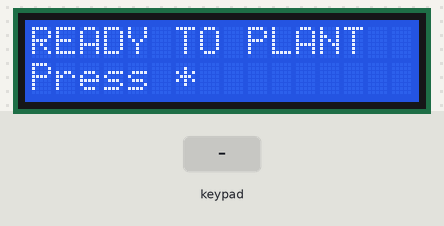
The sketch below on a simulated ESP32. Shown: 16×2 character LCD. The test bench sets the inputs (shaded band). The audio player accepts every command and is not drawn.

Above: at 1.7 s.
1.8 s: keypad keys 2 6 2 5 3 3 # pressed 0.4 s apart
At 5.6 s:
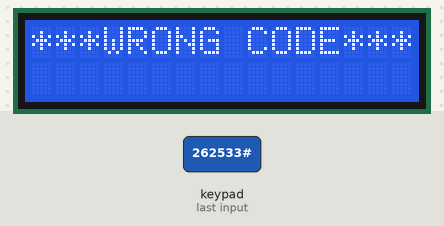
9.1 s: key '#' pressed
12.1 s: keypad keys 1 2 3 4 pressed 0.4 s apart
At 15.4 s:
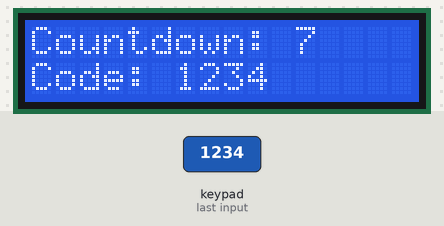
16.7 s: key '#' pressed
At 17.4 s:
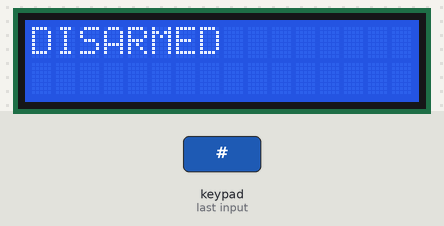
Timing chart, 0 to 19.2 s (numbered marks = the images above; inputs shaded):
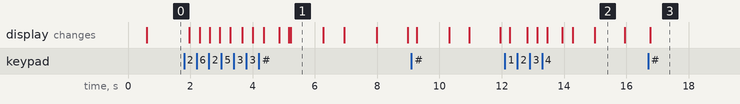

Measured:
- after the input at 1.8 s, the display: first changes after 0.17 s (image 1 shows a later state)
- after the input at 16.7 s, the display: changes after 0.08 s (image 3)
- what the display in image 1 shows lasts 1.1 s, from 5.2 s to 6.3 s

The sketch:

sketch_jun13a.ino
```cpp
#include <LiquidCrystal_I2C.h>
#include <Keypad.h>
#include <HardwareSerial.h>
#include <DFRobotDFPlayerMini.h>

// LCD
LiquidCrystal_I2C lcd(0x27, 16, 2);

// Keypad
const byte ROWS = 4;
const byte COLS = 3;
char keys[ROWS][COLS] = {
  {'1','2','3'},
  {'4','5','6'},
  {'7','8','9'},
  {'*','0','#'}
};
byte rowPins[ROWS] = {13, 12, 14, 27};    // Sesuaikan dengan koneksi fisik
byte colPins[COLS] = {26, 25, 33};        // Sesuaikan dengan koneksi fisik
Keypad keypad = Keypad(makeKeymap(keys), rowPins, colPins, ROWS, COLS);

// DFPlayer dengan UART2 (HardwareSerial)
HardwareSerial mp3Serial(2); // UART2
DFRobotDFPlayerMini mp3;

String inputCode = "";
String correctCode = "1234";
unsigned long countdownStart;
int duration = 20; // detik
bool triggered = false;
bool disarmed = false;

void setup() {
  lcd.init();
  lcd.backlight();
  keypad.setDebounceTime(100);

  mp3Serial.begin(9600, SERIAL_8N1, 16, 17); // RX = GPIO16, TX = GPIO17
  if (!mp3.begin(mp3Serial)) {
    lcd.setCursor(0, 0);
    lcd.print("DFPlayer Error");
    while (true); // berhenti di sini jika DFPlayer gagal
  }

  mp3.volume(30);

  lcd.setCursor(0, 0); lcd.print("READY TO PLANT");
  lcd.setCursor(0, 1); lcd.print("Press *");
}

void loop() {
  char key = keypad.getKey();
  if (!triggered && key) {
    triggered = true;
    countdownStart = millis();
    mp3.play(1); // sirine.mp3
    inputCode = "";
  }

  if (triggered && !disarmed) {
    int secondsLeft = duration - (millis() - countdownStart) / 1000;

    // Baris pertama: Countdown:<waktu>
    lcd.setCursor(0, 0);
    lcd.print("                "); // 16 spasi untuk clear satu baris
    lcd.setCursor(0, 0);
    lcd.print("Countdown:");
    lcd.setCursor(11, 0);
    lcd.print("  "); // bersihkan dua digit
    lcd.setCursor(11, 0);
    lcd.print(secondsLeft);

    lcd.setCursor(0, 1);
    lcd.print("Code: ");
    lcd.print("        "); // bersihkan sisa karakter
    lcd.setCursor(6, 1);
    lcd.print(inputCode);


    if (key) {
      if (key == '#') {
        if (inputCode == correctCode) {
          disarmed = true;
          lcd.clear();
          lcd.print("DISARMED");
          mp3.play(3); // disarmed.mp3
        } else {
          lcd.clear();
          lcd.print("***WRONG CODE***");
          delay(1000);
          inputCode = "";
        }
      } else if (key == '*') {
        inputCode = "";
      } else {
        inputCode += key;
      }
    }

    if (secondsLeft <= 0 && !disarmed) {
      lcd.clear();
      lcd.print("BOOM!");
      mp3.play(2); // boom.mp3
      delay(5000);
      triggered = false;
      inputCode = "";
      disarmed = false;
      lcd.clear();
      lcd.setCursor(0, 0); lcd.print("READY TO PLANT");
      lcd.setCursor(0, 1); lcd.print("Press *");
    }
  }
}
```
